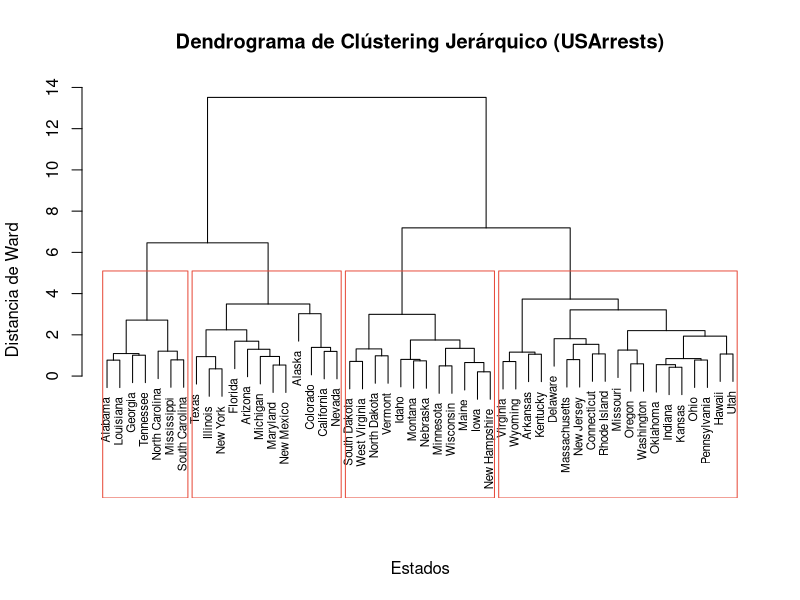

This chart was generated by the following R code:
# ==============================================================================
# 06_clustering_jerarquico.R: Clústering Jerárquico y Dendrograma
# ==============================================================================

# 1. Carga de librerías
library(tidyverse)

# 2. Carga y preprocesamiento de datos
data("USArrests")
# Escalamos los datos debido a las diferencias en magnitudes de las variables
datos_escalados <- scale(USArrests)

# 3. Entrenamiento del modelo
# Calcular la matriz de distancias euclidianas
matriz_distancias <- dist(datos_escalados, method = "euclidean")

# Realizar clustering jerárquico usando el método de Ward
modelo_hclust <- hclust(matriz_distancias, method = "ward.D2")

# 4. Evaluación y Visualización
# Visualizar el dendrograma en R base
plot(modelo_hclust, 
     main = "Dendrograma de Clústering Jerárquico (USArrests)",
     xlab = "Estados", 
     ylab = "Distancia de Ward",
     sub = "", 
     labels = rownames(USArrests),
     cex = 0.7)

# Cortar el árbol en 4 clústeres representativos
grupos <- cutree(modelo_hclust, k = 4)

# Dibujar rectángulos rojos alrededor de los 4 grupos identificados en el dendrograma
rect.hclust(modelo_hclust, k = 4, border = "#e74c3c")

# Visualizar la asignación del clúster a nivel de tabla
arrests_grupos <- USArrests %>%
  mutate(Cluster = as.factor(grupos))

print("Primeras filas con asignación de clústeres:")
print(head(arrests_grupos))
